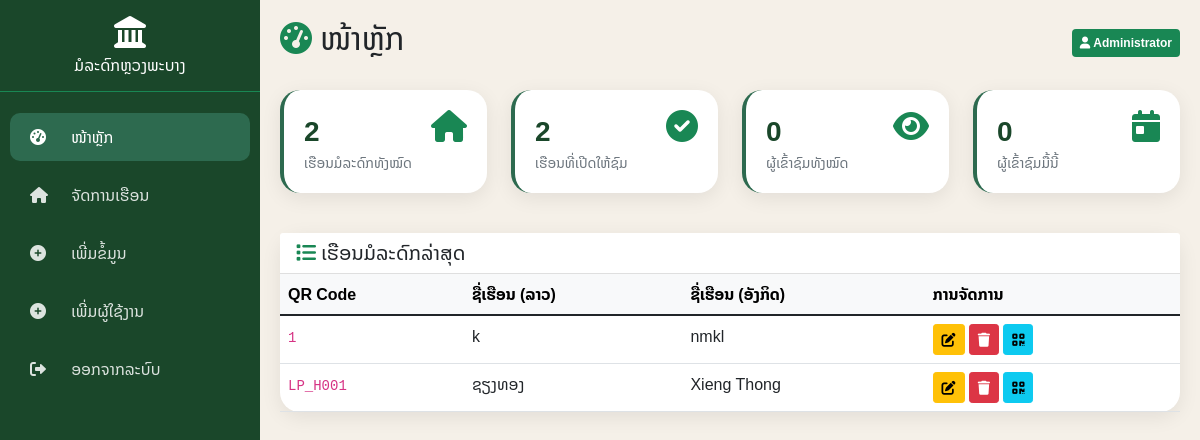
Page /admin/dashboard.php (signed in) on the committed database.
### tables this page shows
CREATE TABLE `heritage_houses` (
  `house_id` int(11) NOT NULL,
  `qr_code` varchar(100) NOT NULL,
  `house_number` varchar(50) DEFAULT NULL,
  `house_name_lo` varchar(255) DEFAULT NULL,
  `house_name_en` varchar(255) DEFAULT NULL,
  `owner_name_lo` varchar(255) DEFAULT NULL,
  `owner_name_en` varchar(255) DEFAULT NULL,
  `construction_year` int(11) DEFAULT NULL,
  `architectural_style_lo` varchar(255) DEFAULT NULL,
  `architectural_style_en` varchar(255) DEFAULT NULL,
  `historical_significance_lo` text DEFAULT NULL,
  `historical_significance_en` text DEFAULT NULL,
  `description_lo` text DEFAULT NULL,
  `description_en` text DEFAULT NULL,
  `image_main` varchar(255) DEFAULT NULL,
  `status` enum('active','inactive') DEFAULT 'active',
  `house_type` varchar(100) DEFAULT NULL,
  `building_material` varchar(100) DEFAULT NULL,
  `created_at` timestamp NOT NULL DEFAULT current_timestamp()
);

### admin/dashboard.php (the view, shortened to what this page needs)
<?php
include_once '../config/database.php';
$totalHouses = mysqli_fetch_assoc(mysqli_query($connect, "SELECT COUNT(*) as count FROM heritage_houses"))['count'];
$totalVisits = mysqli_fetch_assoc(mysqli_query($connect, "SELECT COUNT(*) as count FROM visit_logs"))['count'];
$todayVisits = mysqli_fetch_assoc(mysqli_query($connect, "SELECT COUNT(*) as count FROM visit_logs WHERE visit_date = CURDATE()"))['count'];
$activeHouses = mysqli_fetch_assoc(mysqli_query($connect, "SELECT COUNT(*) as count FROM heritage_houses WHERE status = 'active'"))['count'];
$recentHouses = mysqli_query($connect, "SELECT * FROM heritage_houses ORDER BY created_at DESC LIMIT 10");
?>
<!DOCTYPE html>
<html lang="lo">
<head><meta charset="UTF-8"><title>Dashboard | ຄຸ້ມຄອງມໍລະດົກ</title>
<link href="https://cdn.jsdelivr.net/npm/bootstrap@5.1.3/dist/css/bootstrap.min.css" rel="stylesheet">
<link rel="stylesheet" href="https://cdnjs.cloudflare.com/ajax/libs/font-awesome/6.0.0/css/all.min.css">
</head>
<body>
<div class="sidebar">
    <div class="p-3 text-center border-bottom border-success mb-3"><i class="fas fa-landmark fa-2x mb-2"></i><h6 class="mb-0 d-none d-md-block">ມໍລະດົກຫຼວງພະບາງ</h6></div>
    <nav class="nav flex-column">
        <a class="nav-link active" href="dashboard.php"><i class="fas fa-tachometer-alt"></i> <span>ໜ້າຫຼັກ</span></a>
        <a class="nav-link" href="houses.php"><i class="fas fa-home"></i> <span>ຈັດການເຮືອນ</span></a>
        <a class="nav-link" href="add_house.php"><i class="fas fa-plus-circle"></i> <span>ເພີ່ມຂໍ້ມູນ</span></a>
        <a class="nav-link" href="add_user.php"><i class="fas fa-plus-circle"></i> <span>ເພີ່ມຜູ້ໃຊ້ງານ</span></a>
        <a class="nav-link" href="../api/logout.php"><i class="fas fa-sign-out-alt"></i> <span>ອອກຈາກລະບົບ</span></a>
    </nav>
</div>
<div class="main-content">
    <div class="d-flex justify-content-between align-items-center mb-4"><h2><i class="fas fa-tachometer-alt text-success"></i> ໜ້າຫຼັກ</h2><span class="badge bg-success p-2"><i class="fas fa-user"></i> <?php echo $_SESSION['admin_name']; ?></span></div>
    <div class="row mb-4">
        <div class="col-md-3 mb-3"><div class="stat-card"><div class="d-flex justify-content-between"><div><div class="stat-number"><?php echo $totalHouses; ?></div><div class="text-muted small">ເຮືອນມໍລະດົກທັງໝົດ</div></div><i class="fas fa-home fa-2x text-success"></i></div></div></div>
        <div class="col-md-3 mb-3"><div class="stat-card"><div class="d-flex justify-content-between"><div><div class="stat-number"><?php echo $activeHouses; ?></div><div class="text-muted small">ເຮືອນທີ່ເປີດໃຫ້ຊົມ</div></div><i class="fas fa-check-circle fa-2x text-success"></i></div></div></div>
        <div class="col-md-3 mb-3"><div class="stat-card"><div class="d-flex justify-content-between"><div><div class="stat-number"><?php echo number_format($totalVisits); ?></div><div class="text-muted small">ຜູ້ເຂົ້າຊົມທັງໝົດ</div></div><i class="fas fa-eye fa-2x text-success"></i></div></div></div>
        <div class="col-md-3 mb-3"><div class="stat-card"><div class="d-flex justify-content-between"><div><div class="stat-number"><?php echo number_format($todayVisits); ?></div><div class="text-muted small">ຜູ້ເຂົ້າຊົມມື້ນີ້</div></div><i class="fas fa-calendar-day fa-2x text-success"></i></div></div></div>
    </div>
    <div class="card card-custom"><div class="card-header bg-white"><h5 class="mb-0"><i class="fas fa-list text-success"></i> ເຮືອນມໍລະດົກລ່າສຸດ</h5></div><div class="card-body p-0"><div class="table-responsive"><table class="table table-hover mb-0"><thead class="table-light"><tr><th>QR Code</th><th>ຊື່ເຮືອນ (ລາວ)</th><th>ຊື່ເຮືອນ (ອັງກິດ)</th><th>ການຈັດການ</th></tr></thead><tbody>
<?php while ($house = mysqli_fetch_assoc($recentHouses)) { ?>
<tr><td><code><?php echo htmlspecialchars($house['qr_code']); ?></code></td><td><?php echo htmlspecialchars($house['house_name_lo'] ?: '-'); ?></td><td><?php echo htmlspecialchars($house['house_name_en'] ?: '-'); ?></td>
<td><a href="edit_house.php?id=<?php echo $house['house_id']; ?>" class="btn btn-sm btn-warning"><i class="fas fa-edit"></i></a>
<button onclick="deleteHouse(<?php echo $house['house_id']; ?>)" class="btn btn-sm btn-danger"><i class="fas fa-trash"></i></button>
<button onclick="generateQR(<?php echo $house['house_id']; ?>)" class="btn btn-sm btn-info"><i class="fas fa-qrcode"></i></button></td></tr>
<?php } if (mysqli_num_rows($recentHouses) == 0) echo '<tr><td colspan="5" class="text-center py-4 text-muted">ຍັງບໍ່ມີຂໍ້ມູນ</td></tr>'; ?>
</tbody></table></div></div></div></div>
</body>
</html>

### admin/dashboard.php (style rules this page uses)
* { font-family: 'Noto Sans Lao', 'Phetsarath OT', sans-serif; }
body { background: #f5f0e8; }
.sidebar { background: #1a472a; min-height: 100vh; color: white; position: fixed; width: 260px; }
.sidebar .nav-link { color: rgba(255,255,255,0.85); padding: 12px 20px; border-radius: 10px; margin: 5px 10px; }
.sidebar .nav-link:hover, .sidebar .nav-link.active { background: #2d6a4f; color: white; }
.sidebar .nav-link i { margin-right: 12px; width: 25px; }
.main-content { margin-left: 260px; padding: 20px; }
.stat-card { background: white; border-radius: 20px; padding: 20px; box-shadow: 0 5px 20px rgba(0,0,0,0.08); transition: all 0.3s; border-left: 4px solid #2d6a4f; }
.stat-number { font-size: 28px; font-weight: bold; color: #1a472a; }
.card-custom { background: white; border-radius: 20px; border: none; box-shadow: 0 5px 20px rgba(0,0,0,0.08); }

### rows in the picture
heritage_houses: qr_code "1", house_name_lo "k", house_name_en "nmkl"
heritage_houses: qr_code "LP_H001", house_name_lo "ຊຽງທອງ", house_name_en "Xieng Thong"

### other values in the picture
$_SESSION['admin_name'] "Administrator"
$totalHouses "2"
$activeHouses "2"
$totalVisits "0"
$todayVisits "0"
